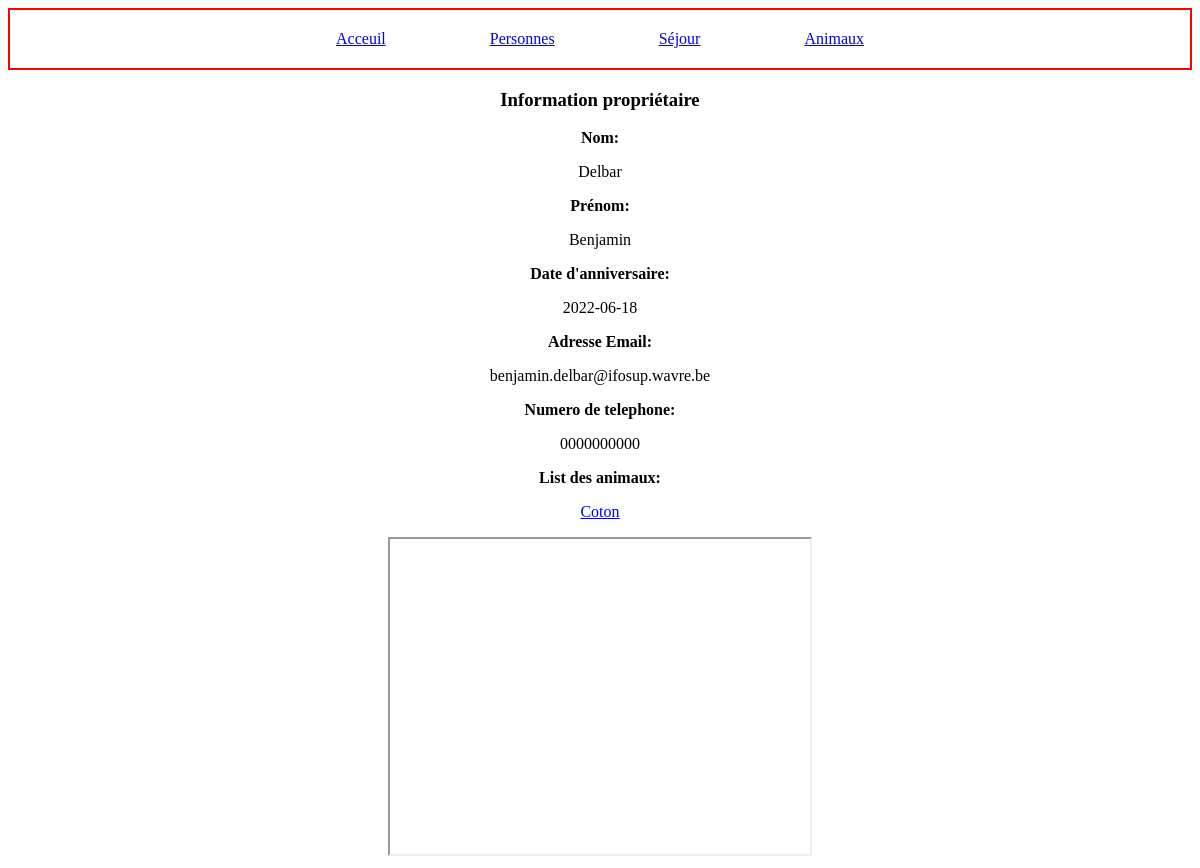
The page /person/show/53 on the database its author committed.
### tables this page shows
CREATE TABLE IF NOT EXISTS `t_persons` (
  `id` int(11) NOT NULL AUTO_INCREMENT,
  `name_person` varchar(50) NOT NULL,
  `firstname_person` varchar(50) NOT NULL,
  `bday_person` date NOT NULL,
  `email_person` varchar(120) NOT NULL,
  `phone_person` varchar(12) NOT NULL,
  PRIMARY KEY (`id`)
);

CREATE TABLE IF NOT EXISTS `t_animals` (
  `id` int(11) NOT NULL AUTO_INCREMENT,
  `name_animal` varchar(20) NOT NULL,
  `specie_animal` varchar(20) NOT NULL,
  `gender_animal` tinyint(1) NOT NULL,
  `bday_animal` date NOT NULL,
  `sterilized_animal` tinyint(1) NOT NULL,
  `microship_animal` bigint(15) NOT NULL,
  `fk_id_person` int(11) NOT NULL,
  PRIMARY KEY (`id`),
  UNIQUE KEY `microship_animal` (`microship_animal`),
  KEY `fk_animals_persons` (`fk_id_person`)
);

### Public/index.php (called while the page is built, shortened)
<?php
$router = new Router();
?>

### Models/dao/DAO.php (called while the page is built, shortened)
<?php
abstract class DAO implements DAOInterface {
    protected $db;
    protected $table;
    public function __construct ($table) {
        $this->table = $table;
        $this->db = new PDO('mysql:host=localhost;dbname=chenildp', 'root', '');
        $this->db->setAttribute(PDO::ATTR_ERRMODE, PDO::ERRMODE_EXCEPTION);
    }
    public function fetch ($id) {
        $statement = $this->db->prepare("SELECT * FROM {$this->table} WHERE id =?");
        try {
            $statement->execute([$id]);
            $result = $statement->fetch(PDO::FETCH_ASSOC);
            if ($result) {
                return $this->create($result);
            }
            return false;
        } catch (PDOException $exception) {
            var_dump($exception);
            return false;
        }
    }
    public function where ($attr, $value) {
        $statement = $this->db->prepare("SELECT * FROM {$this->table} WHERE {$attr}=?");
        try {
            $statement->execute([$value]);
            $results = $statement->fetchAll(PDO::FETCH_ASSOC);
            if ($results) {
                $list = array();
                foreach($results as $result) {
                    array_push($list, $this->create($result));
                }
                return $list;
            }
            return false;
        } catch (PDOException $exception) {
            var_dump($exception);
            return false;
        }
    }
}

### Models/Entities/Entity.php (called while the page is built, shortened)
<?php
abstract class Entity implements EntityInterface {
    public static function find ($id) {
        return (new static::$dao_name())->fetch($id);
    }
    public static function where ($attr, $value) {
        return (new static::$dao_name())->where($attr, $value);
    }
}

### Models/dao/PersonDAO.php (called while the page is built, shortened)
<?php
class PersonDAO extends DAO
{
    public function create($data)
    {
        if (!is_object($data)) {
            return new Person(
                isset($data['id']) ? $data['id'] : 0,
                $data['name_person'],
                $data['firstname_person'],
                $data['bday_person'],
                $data['email_person'],
                $data['phone_person'],
            );
        }
        return false;
    }
}

### Models/Entities/Person.php (called while the page is built, shortened)
<?php
class Person extends Entity {
    protected $id;
    protected $animals;
    public function __construct ($id, $name, $firstname, $bday, $email, $phone, $animals = false) {
        $this->id = $id;
        $this->name = $name;
        $this->firstname = $firstname;
        $this->bday = $bday;
        $this->email = $email;
        $this->phone = $phone;
        $this->animals = $animals;
    }
    public function __get ($prop) {
        if (property_exists($this, $prop)) {
            if ($prop == "animals") {
                return $this->animals();
            }
            return $this->$prop;
        }
    }
    protected function animals () {
        if ($this->animals) {
            return $this->animals;
        }
        $this->animals = Animal::where('fk_id_person', $this->id);
        return $this->animals;
    }
}

### Models/dao/AnimalDAO.php (called while the page is built, shortened)
<?php
class AnimalDAO extends DAO{
    public function create ($data) {
        if (!is_object($data)) {
            return new Animal(
                isset($data['id']) ? $data['id'] : 0,
                $data['name_animal'],
                $data['specie_animal'],
                $data['gender_animal'],
                $data['bday_animal'],
                $data['sterilized_animal'],
                $data['microship_animal'],
                $data['fk_id_person']
            );
        }
        return false;
    }
}

### Models/Entities/Animal.php (called while the page is built, shortened)
<?php
class Animal extends Entity {
    public function __construct ($id, $name, $specie, $gender, $bday, $sterilized, $microship, $owner, $boardings = false) {
        $this->id = $id;
        $this->name = $name;
    }
    public function __get ($prop) {
        if (property_exists($this, $prop)) {
            return $this->$prop;
        }
    }
}
?>

### Views/Persons/onePerson.php (the view, shortened to what this page needs)
<!DOCTYPE html>
<html lang="en">
<head>
    <link href="/css/css.css" rel="stylesheet">
</head>
<body>
    <nav id=nav>
        <ul>
            <li><a href="/home">Acceuil</a></li>
            <li><a href="/person">Personnes</a></li>
            <li><a href="/boarding">Séjour</a></li>
            <li><a href="/animal">Animaux</a></li>
        </ul>
    </nav>
    <div class="title">
        <h3>Information propriétaire</h3>
    </div>
    <div class="container">
        <b>
            <p>Nom:</p>
        </b>
        <?= $person->name; ?>
        <b>
            <p>Prénom:</p>
        </b>
        <?= $person->firstname; ?>
        <b>
            <p>Date d'anniversaire:</p>
        </b>
        <?= $person->bday; ?>
        <b>
            <p>Adresse Email:</p>
        </b>
        <?= $person->email; ?>
        <b>
            <p>Numero de telephone:</p>
        </b>
        <?= $person->phone; ?>
        <b>
            <p>List des animaux:</p>
        </b>
        <?php if ($person->animals) : ?>
            <ul>
                <?php foreach ($person->animals as $animal) { ?>
                    <li>
                        <a href="/animal/show/<?= $animal->id; ?>"><?= $animal->name; ?></a>
                    </li>
                <?php } ?>
            </ul>
        <?php else : ?>
            <p>Aucun animal trouvé.</p>
        <?php endif; ?>
        <?php if ($person->name == "Delbar" && $person->firstname == "Benjamin") : ?>
            <iframe width="420" height="315" src="https://www.youtube.com/embed/ZQ75bgoyQ1M?autoplay=1&mute=1">
            </iframe></br>
        <?php endif; ?><b>
    </div>
</body>
</html>

### Public/css/css.css (style rules this page uses)
#nav { border: solid red 2px; text-align: center; padding: 20px; }
#nav ul { list-style-type: none; padding: 0; margin: 0; }
#nav ul li { display: inline; padding: 50px; }
.title { text-align: center; }
.container { margin-left: 25%; margin-right: 25%; text-align: center; }
.container ul { list-style-type: none; padding: 0; }

### rows shown on the page
t_persons: name_person "Delbar", firstname_person "Benjamin", bday_person "2022-06-18", email_person "benjamin.delbar@ifosup.wavre.be", phone_person "0000000000"
t_animals: name_animal "Coton"
